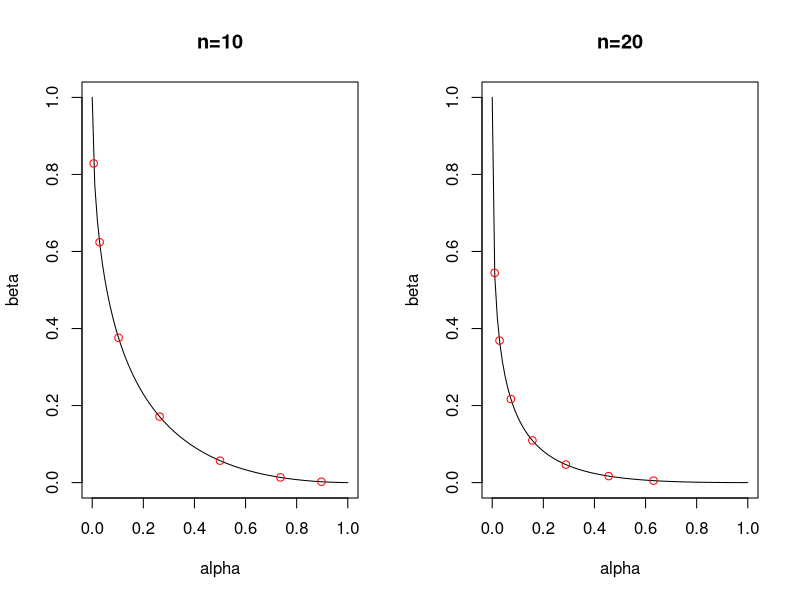

The R source for this figure:
## ---- chunk 1
knitr::opts_chunk$set(echo = TRUE)
## ---- chunk 2
beta <- function(a, mu1=0.5, n=10){
  x = qnorm(a, mean=0, sd=sqrt(n), lower.tail=F)
  b = pnorm(x, mean=mu1*n, sd=sqrt(n))
  return(b)
}

lr <- function(c, mu1=0.5, n=10){
  qx = (2*c+n*mu1^2)/(2*mu1)
  a = pnorm(qx, mean=0, sd=sqrt(n), lower.tail=F)
  b = pnorm(qx, mean=mu1*n, sd=sqrt(n))
  return(list(alpha=a,beta=b))
}

par(mfrow=c(1,2))
## n=10
n=10
beta_n = function(x) {beta(x, n=n)}
curve(beta_n, from=0, to=1, xlab="alpha", ylab="beta", main=paste0("n=",n))
point_n10 <- matrix(unlist(lr(seq(2.75, -3.25, by=-1.0), n=n)), ncol=2, byrow=F)
points(point_n10, col="red")

## n=20
n=20
beta_n = function(x) {beta(x, n=n)}
curve(expr=beta_n, from=0, to=1, xlab="alpha", ylab="beta", main=paste0("n=",n))
point_n20 <- matrix(unlist(lr(seq(2.75, -3.25, by=-1.0), n=n)), ncol=2, byrow=F)
points(point_n20, col="red")

